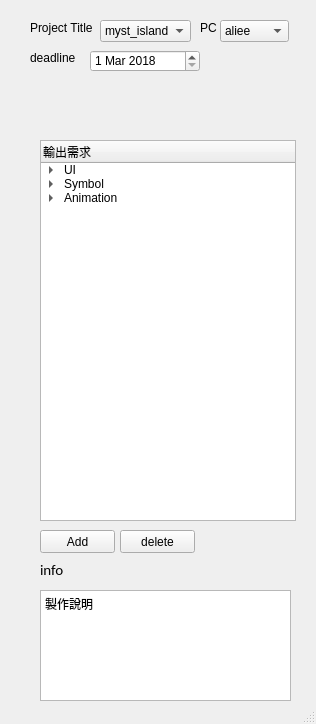
<?xml version="1.0" encoding="UTF-8"?>
<ui version="4.0">
 <class>MainWindow</class>
 <widget class="QMainWindow" name="MainWindow">
  <property name="geometry">
   <rect>
    <x>0</x>
    <y>0</y>
    <width>316</width>
    <height>724</height>
   </rect>
  </property>
  <property name="windowTitle">
   <string>MainWindow</string>
  </property>
  <widget class="QWidget" name="centralwidget">
   <widget class="QComboBox" name="comboBox">
    <property name="geometry">
     <rect>
      <x>100</x>
      <y>20</y>
      <width>91</width>
      <height>22</height>
     </rect>
    </property>
    <item>
     <property name="text">
      <string>myst_island</string>
     </property>
    </item>
   </widget>
   <widget class="QLabel" name="label">
    <property name="geometry">
     <rect>
      <x>30</x>
      <y>20</y>
      <width>71</width>
      <height>16</height>
     </rect>
    </property>
    <property name="text">
     <string>Project Title</string>
    </property>
   </widget>
   <widget class="QLabel" name="label_2">
    <property name="geometry">
     <rect>
      <x>200</x>
      <y>20</y>
      <width>71</width>
      <height>16</height>
     </rect>
    </property>
    <property name="text">
     <string>PC</string>
    </property>
   </widget>
   <widget class="QComboBox" name="comboBox_2">
    <property name="geometry">
     <rect>
      <x>220</x>
      <y>20</y>
      <width>69</width>
      <height>22</height>
     </rect>
    </property>
    <item>
     <property name="text">
      <string>aliee</string>
     </property>
    </item>
    <item>
     <property name="text">
      <string>yang</string>
     </property>
    </item>
    <item>
     <property name="text">
      <string>bonds</string>
     </property>
    </item>
    <item>
     <property name="text">
      <string>hannah</string>
     </property>
    </item>
   </widget>
   <widget class="QTreeWidget" name="treeWidget">
    <property name="geometry">
     <rect>
      <x>40</x>
      <y>140</y>
      <width>256</width>
      <height>381</height>
     </rect>
    </property>
    <column>
     <property name="text">
      <string>輸出需求</string>
     </property>
    </column>
    <item>
     <property name="text">
      <string>UI</string>
     </property>
     <item>
      <property name="text">
       <string>button spin</string>
      </property>
     </item>
     <item>
      <property name="text">
       <string>auto spin</string>
      </property>
     </item>
     <item>
      <property name="text">
       <string>max bet</string>
      </property>
     </item>
     <item>
      <property name="text">
       <string>bet add</string>
      </property>
     </item>
     <item>
      <property name="text">
       <string>bet sub</string>
      </property>
     </item>
     <item>
      <property name="text">
       <string>panel</string>
      </property>
     </item>
    </item>
    <item>
     <property name="text">
      <string>Symbol</string>
     </property>
     <item>
      <property name="text">
       <string>wild</string>
      </property>
     </item>
     <item>
      <property name="text">
       <string>scatter</string>
      </property>
     </item>
     <item>
      <property name="text">
       <string>symbol_a</string>
      </property>
     </item>
     <item>
      <property name="text">
       <string>symbol_j</string>
      </property>
     </item>
     <item>
      <property name="text">
       <string>symbol_q</string>
      </property>
     </item>
     <item>
      <property name="text">
       <string>symbol_10</string>
      </property>
     </item>
     <item>
      <property name="text">
       <string>symbol_subject</string>
      </property>
     </item>
    </item>
    <item>
     <property name="text">
      <string>Animation</string>
     </property>
     <item>
      <property name="text">
       <string>transtion_a</string>
      </property>
     </item>
     <item>
      <property name="text">
       <string>transtion_b</string>
      </property>
     </item>
    </item>
   </widget>
   <widget class="QLabel" name="label_3">
    <property name="geometry">
     <rect>
      <x>30</x>
      <y>50</y>
      <width>71</width>
      <height>16</height>
     </rect>
    </property>
    <property name="text">
     <string>deadline</string>
    </property>
   </widget>
   <widget class="QDateEdit" name="dateEdit">
    <property name="geometry">
     <rect>
      <x>90</x>
      <y>50</y>
      <width>110</width>
      <height>22</height>
     </rect>
    </property>
    <property name="date">
     <date>
      <year>2018</year>
      <month>3</month>
      <day>1</day>
     </date>
    </property>
   </widget>
   <widget class="Line" name="line">
    <property name="geometry">
     <rect>
      <x>313</x>
      <y>20</y>
      <width>20</width>
      <height>541</height>
     </rect>
    </property>
    <property name="orientation">
     <enum>Qt::Vertical</enum>
    </property>
   </widget>
   <widget class="QPushButton" name="pushButton">
    <property name="geometry">
     <rect>
      <x>40</x>
      <y>530</y>
      <width>75</width>
      <height>23</height>
     </rect>
    </property>
    <property name="text">
     <string>Add</string>
    </property>
   </widget>
   <widget class="QPushButton" name="pushButton_2">
    <property name="geometry">
     <rect>
      <x>120</x>
      <y>530</y>
      <width>75</width>
      <height>23</height>
     </rect>
    </property>
    <property name="text">
     <string>delete</string>
    </property>
   </widget>
   <widget class="QLabel" name="label_4">
    <property name="geometry">
     <rect>
      <x>40</x>
      <y>560</y>
      <width>111</width>
      <height>20</height>
     </rect>
    </property>
    <property name="font">
     <font>
      <family>Calibri</family>
      <pointsize>11</pointsize>
     </font>
    </property>
    <property name="text">
     <string>info</string>
    </property>
   </widget>
   <widget class="QPlainTextEdit" name="plainTextEdit">
    <property name="geometry">
     <rect>
      <x>40</x>
      <y>590</y>
      <width>251</width>
      <height>111</height>
     </rect>
    </property>
    <property name="plainText">
     <string>製作說明</string>
    </property>
   </widget>
  </widget>
  <widget class="QStatusBar" name="statusbar"/>
 </widget>
 <resources/>
 <connections/>
</ui>
